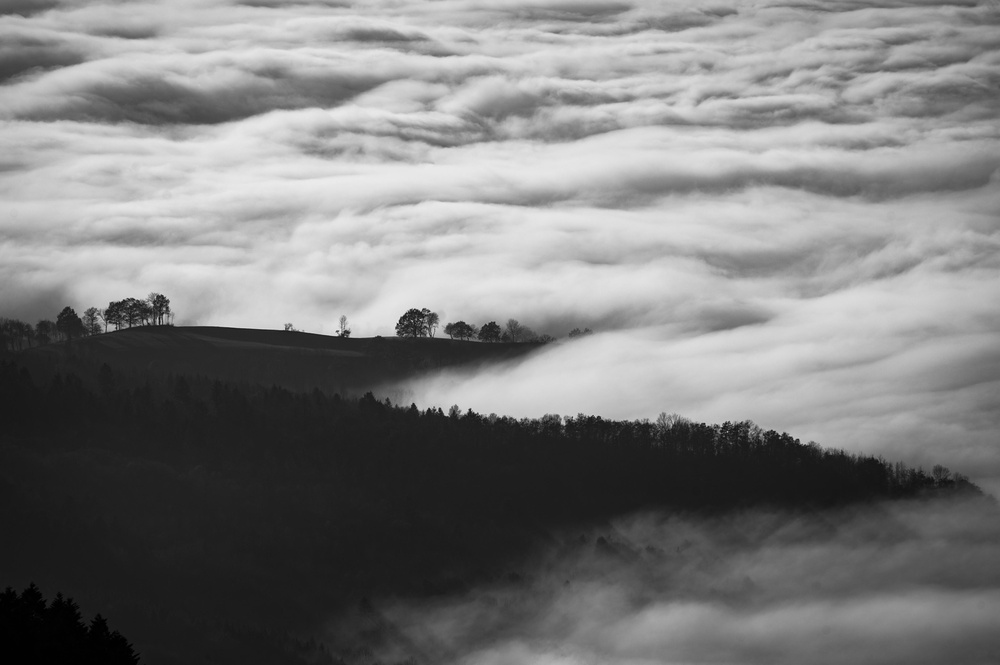
#> input picture Semana 4/imagemPB.jpg, 1000 x 665 px, shrunk from 4236 x 2819 before the run
$ python gamma.py
#> lines starting #> are read from the running program, lines starting #| are printed output that depends on the picture
#Filtro gamma
from PIL import Image

#Abrir imagem
img = Image.open('imagemPB.jpg')
#> img is the input picture: PIL image 1000x665 RGB; min 0, max 236, mean 124.4
#print(img.size)

#Carregar a imagem para uma matriz
matriz = img.load()

#Realizar as operações pixel a pixel de transformações
gamma = 0.5
for i in range (img.size[0]):
    for j in range (img.size[1]):
        r = int((matriz[i, j][0]/255) ** gamma * 255)
        g = int((matriz[i, j][1]/255) ** gamma * 255)
        b = int((matriz[i, j][2]/255) ** gamma * 255)

        matriz[i, j] = (r, g, b)

#Salvar a imagem
img.save('imagemPBGamma0pt5.jpg')
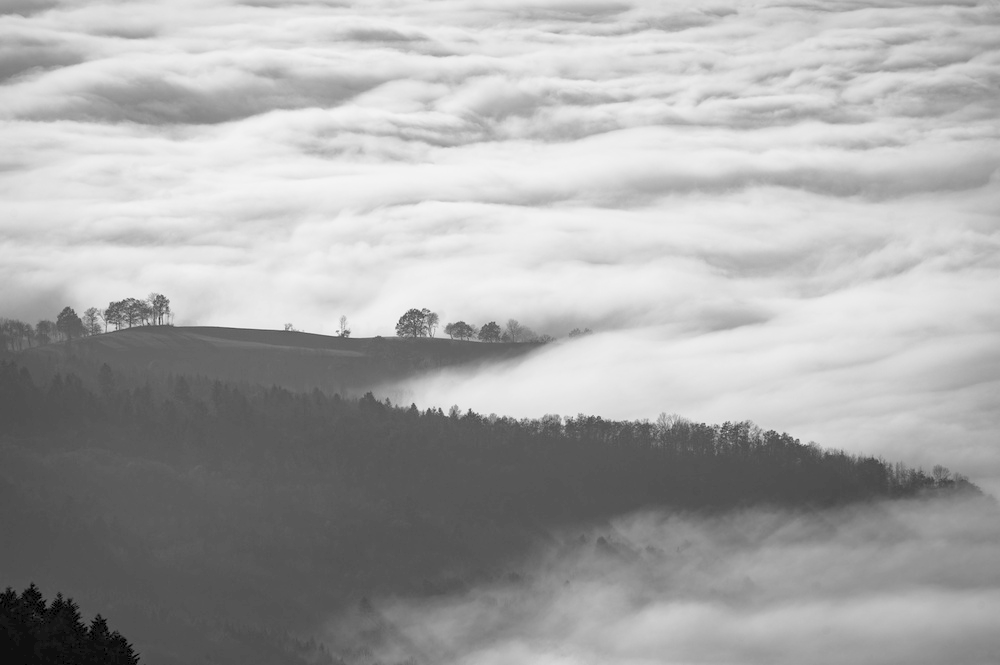
#> saved as imagemPBGamma0pt5.jpg: PIL image 1000x665 RGB; min 0, max 245, mean 167.5

$ run again, with Semana 4/imagemColorida.jpg copied over Semana 4/imagemPB.jpg
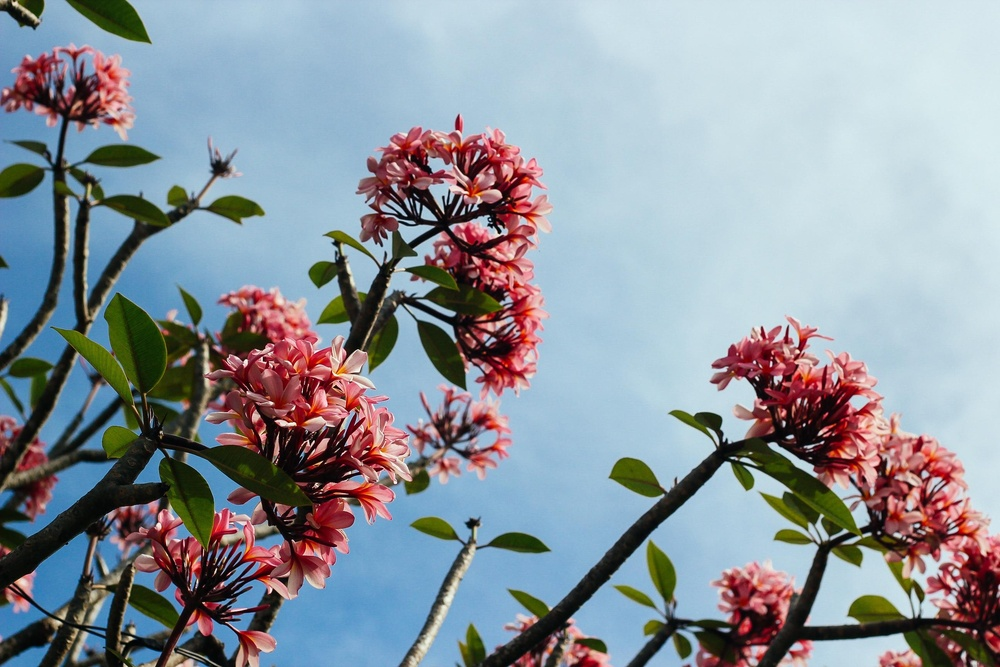
#> input picture Semana 4/imagemColorida.jpg, 1000 x 667 px, shrunk from 2592 x 1728 before the run
#> img is the input picture: PIL image 1000x667 RGB; mean R, G, B 140.5, 148.8, 157.7
#> `img.save('imagemPBGamma0pt5.jpg')`:
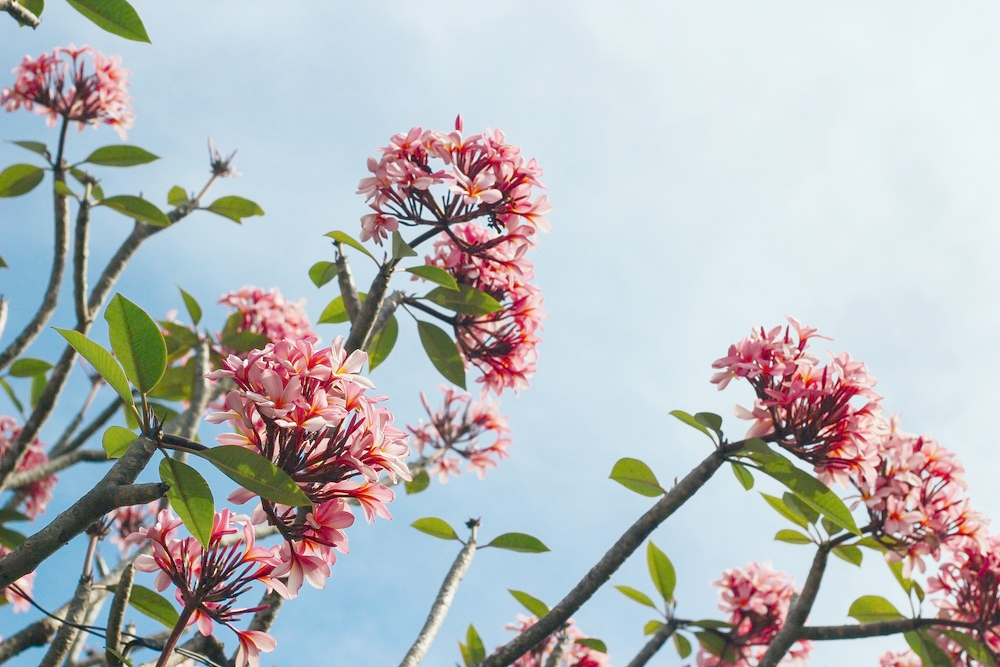
#> saved as imagemPBGamma0pt5.jpg: PIL image 1000x667 RGB; mean R, G, B 181.6, 184.5, 186.5
